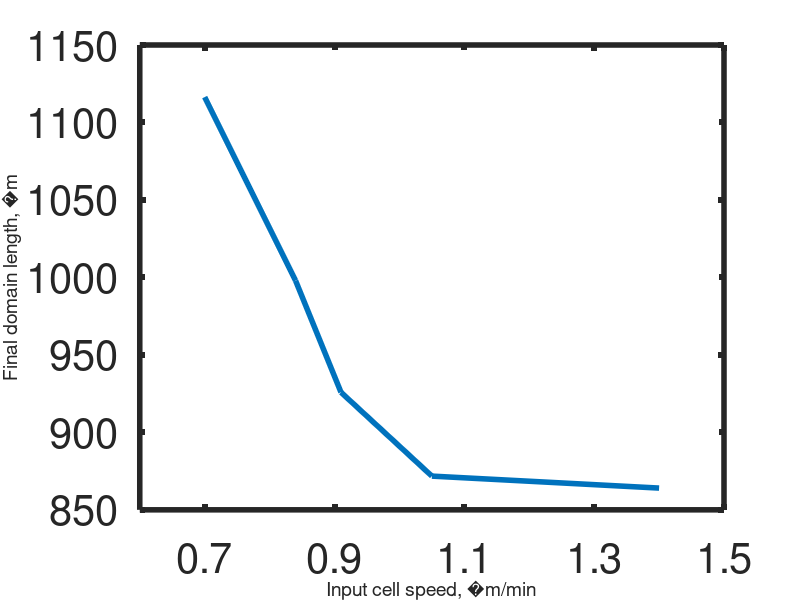

Recreate this plot in MATLAB.
% cell hindered growth. I will plot cell speed versus total domain length



speed = [1, 1.2, 1.3, 1.5, 2.0];
% what do these correspond to
speed = 0.7* speed;


dom_length = [1116.39, 997.94, 925.84, 871.76, 864.033] % from domain length in cell-induced

figure
plot(speed,dom_length,'linewidth',4)



set(gca,'FontSize',30)
ax = gca;

xlabel(['Input cell speed, ',char(181),'m/min'],'FontSize',14)
ylabel(['Final domain length, ',char(181),'m'],'FontSize',14)

 set(gca,'FontSize',30)
ax = gca;


 box on

 set(gca,'linewidth',4)
 
xticks([0.5 0.7,0.9,1.1,1.3,1.5,1.7])%,2.0])
xticklabels({'0.5','0.7', '0.9','1.1','1.3','1.5','1.7'});%, '2.0'})
xlim([0.6,1.5])
